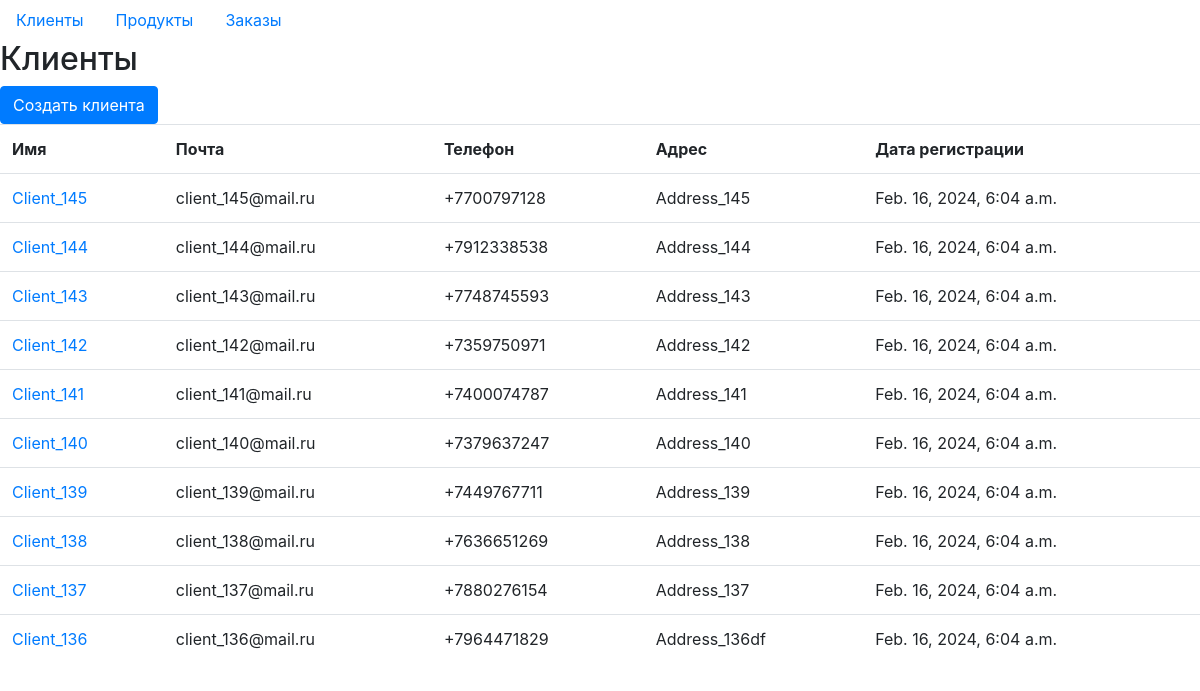
Page /homework_03/clients/ on the committed database.
### homework_02/models.py (models this page shows, shortened)
class Client(models.Model):
    name = models.CharField(max_length=100, unique=True, verbose_name='имя')
    email = models.EmailField(verbose_name='электронная почта')
    phone = models.CharField(max_length=20, verbose_name='номер телефона')
    address = models.CharField(max_length=100, verbose_name='адрес')
    reg_date = models.DateTimeField(auto_now_add=True, verbose_name='дата регистрации')
    change_date = models.DateTimeField(auto_now=True, verbose_name='дата изменения')
    class Meta:
        ordering = ['-change_date']
        verbose_name = 'клиент'
        verbose_name_plural = 'клиенты'

### homework_03/views.py (the view)
# urls.py: path('clients/', get_clients, name='get_clients'),
def get_clients(request):
    clients = Client.objects.order_by('-reg_date').all()
    context = {
        'title': 'Клиенты',
        'columns': ['Имя', 'Почта', 'Телефон', 'Адрес', 'Дата регистрации'],
        'clients': clients,
    }
    return render(request, 'homework_03/clients.html', context)

### homework_03/templates/homework_03/clients.html (shortened to what this page needs)
{% extends 'homework_03/orders_base.html' %}
{% block content %}
<h2> {{ title }} </h2>
<a class="btn btn-primary" role="button" href="{% url 'client_create'%}">Создать клиента</a>
<table class="table">
    <tr>
        {% for column in columns %}
        <th>{{ column }}</th>
        {% endfor %}
    </tr>
    {% for client in clients %}
    <tr>
        <td><a href="{% url 'client_full' client.id %}">{{ client.name }}</a></td>
        <td>{{ client.email }}</td>
        <td>{{ client.phone }}</td>
        <td>{{ client.address}}</td>
        <td>{{ client.reg_date }}</td>
    </tr>
    {% endfor %}
</table>
{% endblock %}

### rows in the picture
Client: name "Client_145", email "client_145@mail.ru", phone "+7700797128", address "Address_145", reg_date "Feb. 16, 2024, 6:04 a.m."
Client: name "Client_144", email "client_144@mail.ru", phone "+7912338538", address "Address_144", reg_date "Feb. 16, 2024, 6:04 a.m."
Client: name "Client_143", email "client_143@mail.ru", phone "+7748745593", address "Address_143", reg_date "Feb. 16, 2024, 6:04 a.m."
Client: name "Client_142", email "client_142@mail.ru", phone "+7359750971", address "Address_142", reg_date "Feb. 16, 2024, 6:04 a.m."
Client: name "Client_141", email "client_141@mail.ru", phone "+7400074787", address "Address_141", reg_date "Feb. 16, 2024, 6:04 a.m."
Client: name "Client_140", email "client_140@mail.ru", phone "+7379637247", address "Address_140", reg_date "Feb. 16, 2024, 6:04 a.m."
Client: name "Client_139", email "client_139@mail.ru", phone "+7449767711", address "Address_139", reg_date "Feb. 16, 2024, 6:04 a.m."
Client: name "Client_138", email "client_138@mail.ru", phone "+7636651269", address "Address_138", reg_date "Feb. 16, 2024, 6:04 a.m."
Client: name "Client_137", email "client_137@mail.ru", phone "+7880276154", address "Address_137", reg_date "Feb. 16, 2024, 6:04 a.m."
Client: name "Client_136", email "client_136@mail.ru", phone "+7964471829", address "Address_136df", reg_date "Feb. 16, 2024, 6:04 a.m."

### other values in the picture
{{ title }} "Клиенты"
{{ column }} "Имя" "Почта" "Телефон" "Адрес" "Дата регистрации"
